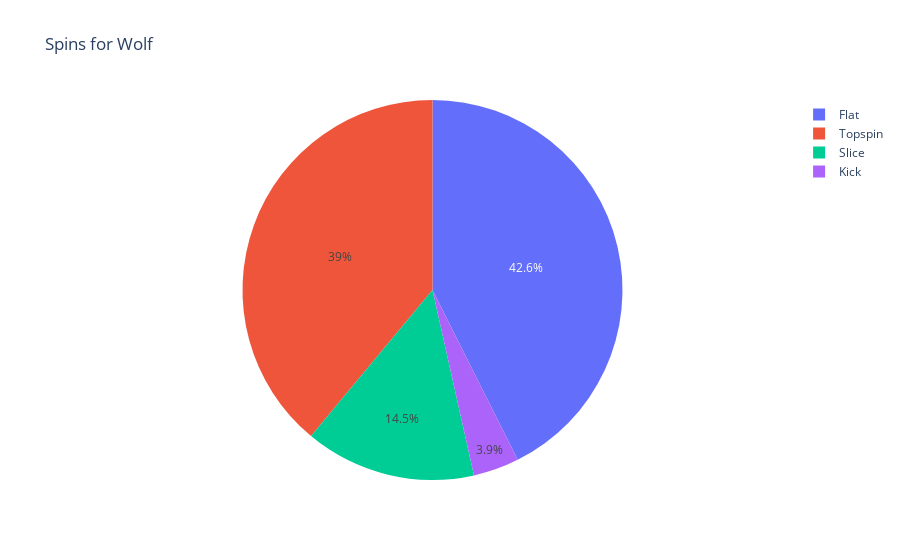

The code cell stored with this chart in its notebook:
### Code cell
hide_me
lst =dfP2["Spin"].value_counts()
print(lst)
labels=(lst.index)
labels
pie_chart(labels, lst, name2)

### Figure 1 — Plotly figure (JSON) as saved in the notebook; plotly's stock layout.template omitted (floating-point values rounded to 4 significant figures)
{"data": [{"labels": ["Flat", "Topspin", "Slice", "Kick"], "type": "pie", "values": [164, 150, 56, 15]}], "layout": {"title": {"text": "Spins for Wolf"}}}
